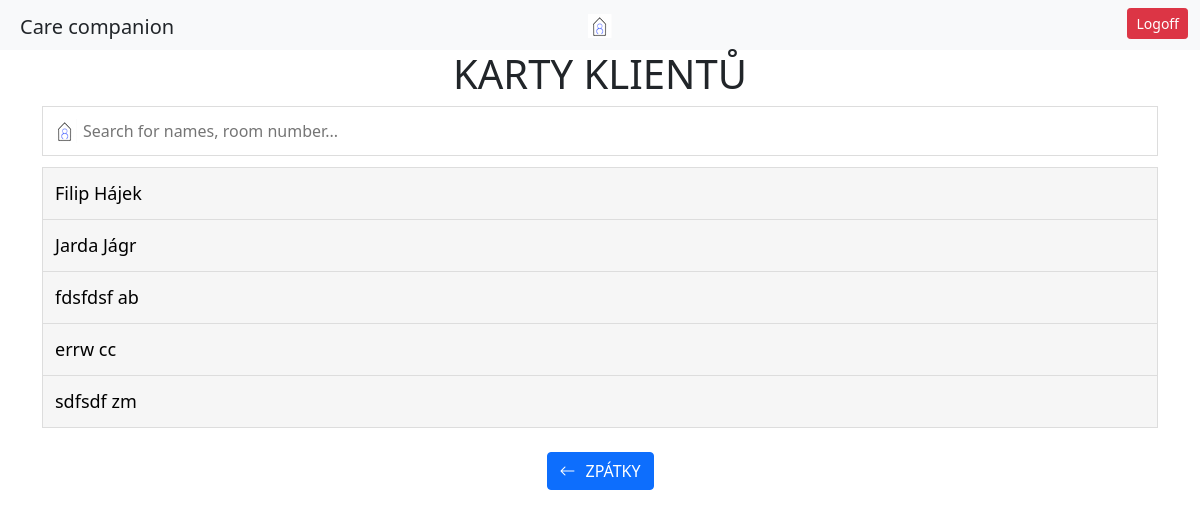
/opatrovnik/karty-klientu/ (signed in), run on the app's committed database.
### patient/models.py (models this page shows)
class Patient(models.Model):
    user = models.OneToOneField(User, on_delete=models.CASCADE, default='', related_name='patient_profile')
    date_of_admission = models.DateField()
    room_number = models.IntegerField()
    birthday = models.DateField()
    health_info = models.TextField()
    observations = models.TextField(blank=True, null=True)
    objects = models.Manager()
    class ContactManager(models.Manager):
        def create_contact(self, patient, relationship, name, phone_number):
            return self.create(patient=patient, relationship=relationship, name=name, phone_number=phone_number)
    class MedicationIntakeManager(models.Manager):
        def create_medication(self, patient, medication, when, how):
            return self.create(patient=patient, medication=medication, when=when, how=how)
    medications = MedicationIntakeManager()
    contacts = ContactManager()
    class ActivityManager(models.Manager):
        def create_activity(self, patient, date, time, description):
            return self.create(patient=patient, date=date, time=time, description=description)
    activities = ActivityManager()
    @property
    def first_name(self):
        return self.user.first_name
    @property
    def last_name(self):
        return self.user.last_name

### caregiver/decorators.py (the view)
    def _wrapped_view(request, *args, **kwargs):
        if request.user.is_authenticated:
            groups = request.user.groups.values_list('name', flat=True)
            if 'Caregivers' in groups:
                return view_func(request, *args, **kwargs)
        messages.success(request, 'Pro přístup do aplikace se přihlašte.')
        return redirect('login_user')

### caregiver/views.py (called while the page is built)
@caregiver_required
def medical_cards(request):
    patients = Patient.objects.all().order_by('user__last_name')
    return render(request, 'medical_cards.html', {'patients': patients})

### caregiver/templates/medical_cards.html (shortened to what this page needs)
{% extends 'base_caregiver.html' %}
{% load static %}
{% block navbar %}
     <a href="{% url 'index_caregiver' %}"><img src="{% static 'CareLogo.png' %}" alt="Italian Trulli"></a>
{% endblock %}
{% block content %}
    <h1 class="text-center">KARTY KLIENTŮ</h1>
    <div class="container medical-card-container">
        <input type="text" id="myInput" onkeyup="myFunction()" placeholder="Search for names, room number...">
        <ul id="myUL">
            {% for patient in patients %}
                {% with full_name=patient.first_name|add:'-'|add:patient.last_name %}
                    <li><a href="{% url 'patient_info' full_name %}">{{ patient.first_name }} {{ patient.last_name }} <span class="room-number">{{ patient.room_number }}</span></a></li>
                {% endwith %}
            {% endfor %}
        </ul>
    </div>
    <br>
    <div class="container-fluid text-center">
            <a href="{% url 'index_caregiver' %}" class="btn btn-primary"><i class="bi bi-arrow-left" style="margin-right: 10px;"></i>ZPÁTKY</a>
    </div>
{% endblock %}

### static/caregiver/caregiver.css (style rules this page uses)
.container-fluid { padding-left: 0; padding-right: 0; }

### caregiver/templates/medical_cards.html (style rules this page uses)
#myInput { background-image: url('/static/CareLogo.png'); background-position: 10px 12px; background-repeat: no-repeat; width: 100%; font-size: 16px; padding: 12px 20px 12px 40px; border: 1px solid #ddd; margin-bottom: 12px; }
#myUL { list-style-type: none; padding: 0; margin: 0; }
#myUL li a { border: 1px solid #ddd; margin-top: -1px; background-color: #f6f6f6; padding: 12px; text-decoration: none; font-size: 18px; color: black; display: block; }

### data on the page
Patient: first_name "Filip", last_name "Hájek"
Patient: first_name "Jarda", last_name "Jágr"
Patient: first_name "fdsfdsf", last_name "ab"
Patient: first_name "errw", last_name "cc"
Patient: first_name "sdfsdf", last_name "zm"
